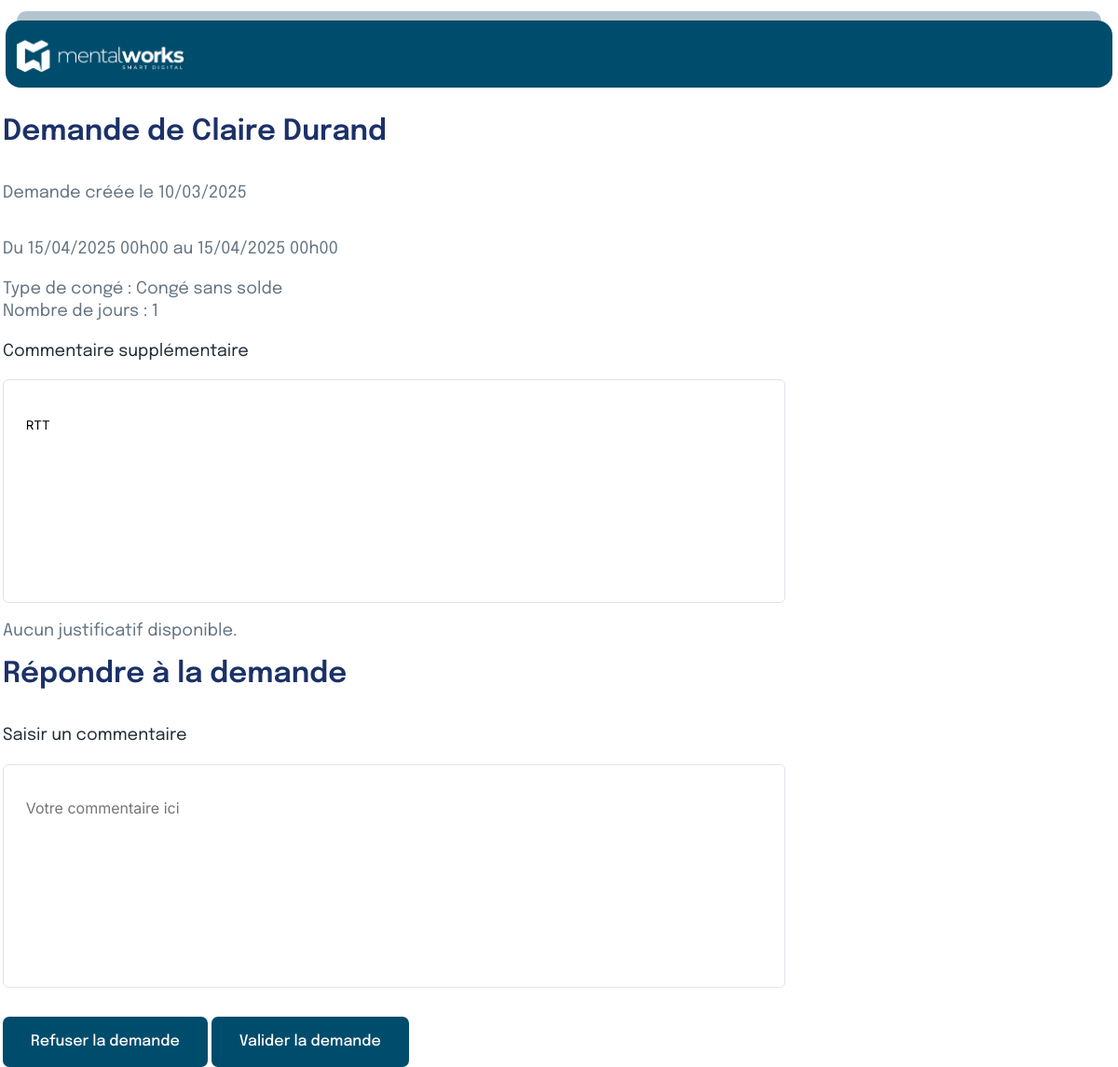
Page /viewARequest.php?id=15 (signed in) on the committed database.
### tables this page shows
CREATE TABLE `request` (
  `id` int(11) NOT NULL,
  `request_type_id` int(11) NOT NULL,
  `collaborator_id` int(11) NOT NULL,
  `department_id` int(11) DEFAULT NULL,
  `created_at` datetime NOT NULL,
  `start_at` datetime NOT NULL,
  `end_at` datetime NOT NULL,
  `receipt_file` varchar(255) DEFAULT NULL,
  `comment` text DEFAULT NULL,
  `answer_comment` text DEFAULT NULL,
  `answer` tinyint(1) NOT NULL,
  `answer_at` datetime DEFAULT NULL
);

CREATE TABLE `person` (
  `id` int(11) NOT NULL,
  `last_name` varchar(255) NOT NULL,
  `first_name` varchar(255) NOT NULL,
  `manager_id` int(11) DEFAULT NULL,
  `department_id` int(11) DEFAULT NULL,
  `position_id` int(11) DEFAULT NULL,
  `alert_new_request` tinyint(1) NOT NULL,
  `alert_on_answer` tinyint(1) NOT NULL,
  `alert_before_vacation` tinyint(1) NOT NULL
);

CREATE TABLE `request_type` (
  `id` int(11) NOT NULL,
  `name` varchar(255) NOT NULL
);

### viewARequest.php (the view, shortened to what this page needs)
<?php
$pdo = new PDO('mysql:host=localhost;dbname=congefacile', 'root', '');
$pdo->setAttribute(PDO::ATTR_ERRMODE, PDO::ERRMODE_EXCEPTION);
$request_id = $_GET['id'] ?? null;
$query = "
    SELECT
        request.id,
        request.request_type_id,
        request_type.name AS type_demande,
        request.created_at AS date_demande,
        request.start_at AS date_debut,
        request.end_at AS date_fin,
        request.comment AS commentaire,
        request.receipt_file,
        person.first_name AS prenom,
        person.last_name AS nom
    FROM request
    JOIN request_type ON request.request_type_id = request_type.id
    JOIN person ON request.collaborator_id = person.id
    WHERE request.id = :request_id
";
$stmt = $pdo->prepare($query);
$stmt->bindParam(':request_id', $request_id, PDO::PARAM_INT);
$stmt->execute();
$demande = $stmt->fetch(PDO::FETCH_ASSOC);
$holidays = [
    "2025-01-01", "2025-04-21", "2025-05-01", "2025-05-08",
    "2025-05-29", "2025-06-09", "2025-07-14", "2025-08-15",
    "2025-11-01", "2025-11-11", "2025-12-25"
];
function getWorkingDays($start, $end, $holidays = []) {
    $begin = new DateTime($start);
    $end = new DateTime($end);
    $end->modify('+1 day');
    $interval = new DateInterval('P1D');
    $dateRange = new DatePeriod($begin, $interval, $end);
    $workingDays = 0;
    foreach ($dateRange as $date) {
        $day = $date->format('N');
        $formatted = $date->format('Y-m-d');
        if ($day < 6 && !in_array($formatted, $holidays)) {
            $workingDays++;
        }
    }
    return $workingDays;
}
?>
<!DOCTYPE html>
<html lang="fr">
<head>
    <link rel="stylesheet" href="Style.css">
    <link href="https://unpkg.com/boxicons@2.1.2/css/boxicons.min.css" rel="stylesheet">
</head>
<body>
<?php include 'include/top.php'; ?>
<div class="middle">
    <?php include 'include/left.php'; ?>
    <div class="right">
        <h1>Demande de <?= htmlspecialchars($demande['prenom']) ?> <?= htmlspecialchars($demande['nom']) ?></h1>
        <p>Demande créée le <?= htmlspecialchars(date('d/m/Y', strtotime($demande['date_demande']))) ?></p>
        <div class="sectionRequestDetails">
            <p>
                Du <?= htmlspecialchars((new DateTime($demande['date_debut']))->format('d/m/Y H\h00')) ?>
                au <?= htmlspecialchars((new DateTime($demande['date_fin']))->format('d/m/Y H\h00')) ?>
            </p>
            <p class="TypeRequest">Type de congé : <?= htmlspecialchars($demande['type_demande']) ?></p>
            <p class="TypeRequest">
                Nombre de jours : <?= getWorkingDays($demande['date_debut'], $demande['date_fin'], $holidays) ?>
            </p>
            <div class="justificative RequestDetails">
                <p class="color">Commentaire supplémentaire</p>
                <input class="managerComment" type="text" name="comment" readonly
                       value="<?= htmlspecialchars($demande['commentaire'] ?? 'Aucun commentaire') ?>">
            </div>
            <?php if (!empty($demande['receipt_file'])) : ?>
                <a href="uploads/<?= htmlspecialchars($demande['receipt_file']) ?>" class="moreDetails" download>
                    Télécharger le justificatif
                </a>
            <?php else : ?>
                <p>Aucun justificatif disponible.</p>
            <?php endif; ?>
            <div class="managerResponse">
                <h1>Répondre à la demande</h1>
                <form method="post" action="treatmentResponse.php">
                  <div class="justificative RequestDetails">
                    <p class="color">Saisir un commentaire</p>
                    <input class="managerComment" type="text" name="response_comment" placeholder="Votre commentaire ici">
                    <div class="end">
                      <button class="reject" type="submit" name="action" value="refuser">Refuser la demande</button>
                      <button class="accept" type="submit" name="action" value="accepter">Valider la demande</button>
                    </div>
                  </div>
                </form>
            </div>
        </div>
    </div>
</div>
</body>
</html>

### style.css (style rules this page uses)
body { margin: 0; font-family: "Epilogue", sans-serif; }
h1 { font-size: 30.85px; font-weight: 600; color: #1b3168; line-height: 28.5px; font-family: "Epilogue", sans-serif; }
p { font-size: 16px; font-weight: 400; line-height: 24.5px; color: #637381; font-family: "Epilogue", sans-serif; }
button { background-color: #004c6c; font-size: 16px; font-weight: 500; line-height: 24px; font-family: "Epilogue", sans-serif; color: white; cursor: pointer; border: #004c6c 2px solid; cursor: pointer; }
input { background-color: white; border-radius: 6px; border: #dfe4ea solid 1px; width: 100%; padding: 12px 16px 12px 20px; font-family: "inter", sans-serif; outline: none; max-width: 350px; }
input::placeholder { font-size: 16px; font-weight: 400; font-family: "inter", sans-serif; }
form { display: flex; flex-direction: column; }
.right { display: flex; flex-direction: column; flex: 2; max-width: 800px; margin-left: 25%; margin-top: 1%; }
.middle { display: flex; align-items: flex-start; justify-content: flex-start; width: 100%; margin-top: 1%; }
.middle p { font-size: 18px; }
.color { color: #212b36; }
.justificative input { padding: 5% 3% 23%; outline: none; max-width: 801px; width: 100%; min-width: 790px; }
.end button { border-radius: 7px; border: #004c6c 2px solid; padding: 13px 28px; margin-top: 4%; }
.right input { width: 350px; }
.sectionRequestDetails { line-height: 31.6px; font-weight: 400; font-size: 16px; letter-spacing: 1%; }
p.TypeRequest { margin: 0; }
@media screen and (max-width: 1340px) { .middle { width: 5%; } }
@media screen and (max-width: 1340px) { .right { max-width: 950px; margin-left: 5%; } }

### rows in the picture
request: collaborator.first_name "Claire", collaborator.last_name "Durand", created_at "10/03/2025", start_at "15/04/2025 00h00", end_at "15/04/2025 00h00", request_type.name "Congé sans solde", start_at+end_at "1", comment "RTT"
